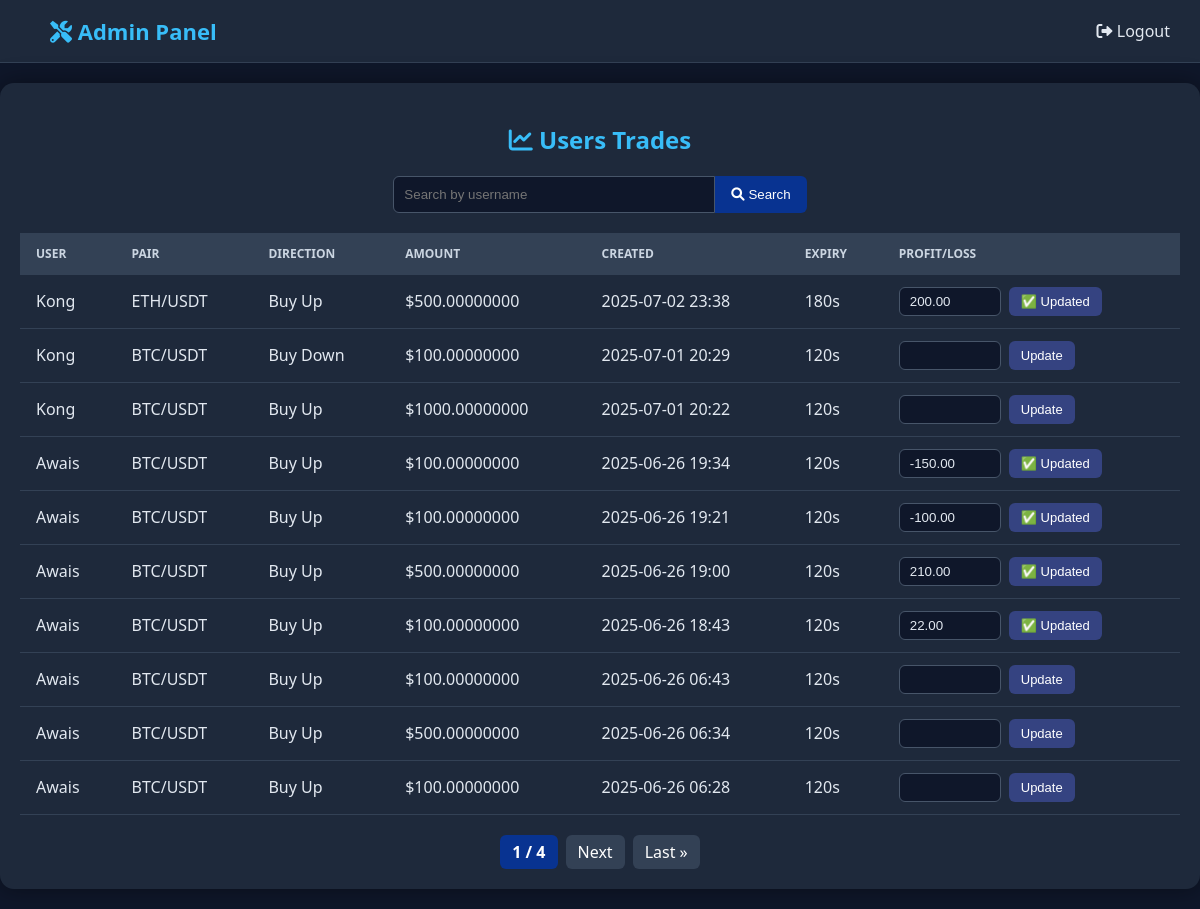
Page /ad/trades/ on the committed database.
### powerdigital_app/models.py (models this page shows, shortened)
class TradeOrder(models.Model):
    user = models.ForeignKey(User, on_delete=models.CASCADE)
    pair = models.CharField(max_length=20, default="BTC/USDT")
    direction = models.CharField(max_length=10, choices=[("Buy Up", "Buy Up"), ("Buy Down", "Buy Down")])
    amount = models.DecimalField(max_digits=20, decimal_places=8)
    created_at = models.DateTimeField(auto_now_add=True)
    expiry_time = models.IntegerField(default=120)  # in seconds
    yield_percent = models.IntegerField(default=30)
    profit = models.DecimalField(default=0, max_digits=12, decimal_places=2)
    manual_profit = models.DecimalField(max_digits=12, decimal_places=2, null=True, blank=True)

### powerdigital_app/views.py (the view)
# urls.py: path('ad/trades/', views.trade_review_admin, name='admin_trades'),
def trade_review_admin(request):
    query = request.GET.get('q', '')
    trades = TradeOrder.objects.select_related('user').order_by('-created_at')
    if query:
        trades = trades.filter(user__username__icontains=query)
    paginator = Paginator(trades, 10)  # 10 trades per page
    page_number = request.GET.get('page')
    page_obj = paginator.get_page(page_number)
    context = {
        'trades': page_obj,
        'query': query,
        'page_obj': page_obj
    }
    return render(request, 'admins/trade_review.html', context)

### powerdigital_app/templates/admins/trade_review.html (shortened to what this page needs)
{% extends 'admins/admin_base.html' %}
{% load static %}
{% block content %}
<!DOCTYPE html>
<html lang="en">
<head>
</head>
<body>
<div class="container">
  <h2><i class="fas fa-chart-line"></i> Users Trades</h2>
  <form method="get" class="search-bar">
    <input type="text" name="q" placeholder="Search by username" value="{{ query }}">
    <button type="submit"><i class="fas fa-search"></i> Search</button>
  </form>
  <div class="table-responsive">
    <table>
      <thead>
        <tr>
          <th>User</th>
          <th>Pair</th>
          <th>Direction</th>
          <th>Amount</th>
          <th>Created</th>
          <th>Expiry</th>
          <th>Profit/Loss</th>
        </tr>
      </thead>
      <tbody>
        {% for trade in trades %}
          <tr>
            <td>{{ trade.user.username }}</td>
            <td>{{ trade.pair }}</td>
            <td>{{ trade.direction }}</td>
            <td>${{ trade.amount }}</td>
            <td>{{ trade.created_at|date:"Y-m-d H:i" }}</td>
            <td>{{ trade.expiry_time }}s</td>
            <td>
              <form method="post" action="{% url 'update_trade_profit' trade.id %}" class="update-form">
                <input type="number" name="manual_profit" step="0.01" required value="{{ trade.manual_profit }}">
                <button type="submit">
                  {% if trade.manual_profit %}
                    ✅ Updated
                  {% else %}
                    Update
                  {% endif %}
                </button>
              </form>
            </td>
          </tr>
        {% empty %}
          <tr>
            <td colspan="7" class="text-center text-gray-400">No trades found.</td>
          </tr>
        {% endfor %}
      </tbody>
    </table>
  </div>
  <div class="pagination">
    <span class="active">{{ page_obj.number }} / {{ page_obj.paginator.num_pages }}</span>
    {% if page_obj.has_next %}
      <a href="?q={{ query }}&page={{ page_obj.next_page_number }}">Next</a>
      <a href="?q={{ query }}&page={{ page_obj.paginator.num_pages }}">Last &raquo;</a>
    {% endif %}
  </div>
</div>
</body>
</html>
{% endblock %}

### powerdigital_app/templates/admins/admin_base.html (shortened to what this page needs)
{% load static %}
<!DOCTYPE html>
<html lang="en">
<head>
  <link href="https://cdnjs.cloudflare.com/ajax/libs/font-awesome/6.0.0-beta3/css/all.min.css" rel="stylesheet">
</head>
<body>
    <div class="navbar">
    <a href="{% url 'admin_dashboard' %}" style="text-decoration: none;">
        <h1><i class="fas fa-tools"></i> Admin Panel</h1>
    </a>
    <div>
        <a href="{% url 'admin_logout' %}"><i class="fas fa-sign-out-alt"></i> Logout</a>
    </div>
    </div>
    {% block content %}
    {% endblock %}
</body>
</html>

### powerdigital_app/templates/admins/admin_base.html (style rules this page uses)
body { margin: 0; font-family: 'Segoe UI', Tahoma, Geneva, Verdana, sans-serif; background-color: #0f172a; color: #e2e8f0; }
.navbar { background-color: #1e293b; padding: 16px 30px; display: flex; align-items: center; justify-content: space-between; border-bottom: 1px solid #334155; box-sizing: border-box; }
.navbar h1 { margin: 0; font-size: 22px; color: #38bdf8; }
.navbar a { color: #e2e8f0; text-decoration: none; margin-left: 20px; font-size: 16px; transition: color 0.3s ease; }

### powerdigital_app/templates/admins/trade_review.html (style rules this page uses)
body { background-color: #0f172a; font-family: 'Segoe UI', Tahoma, Geneva, Verdana, sans-serif; color: #e2e8f0; margin: 0; }
.container { max-width: 1200px; margin: 20px auto; padding: 20px; background-color: #1e293b; border-radius: 14px; box-shadow: 0 0 25px rgba(0, 0, 0, 0.4); }
h2 { font-size: 24px; text-align: center; margin-bottom: 20px; color: #38bdf8; }
.search-bar { display: flex; justify-content: center; margin-bottom: 20px; flex-wrap: wrap; }
.search-bar input { flex: 1; min-width: 200px; max-width: 300px; padding: 10px; border: 1px solid #475569; border-radius: 6px 0 0 6px; background-color: #0f172a; color: #e2e8f0; }
.search-bar button { padding: 10px 16px; background-color: #083391; border: none; color: white; border-radius: 0 6px 6px 0; cursor: pointer; }
.table-responsive { overflow-x: auto; width: 100%; }
table { width: 100%; min-width: 600px; border-collapse: collapse; }
th, td { padding: 12px 16px; text-align: left; border-bottom: 1px solid #334155; }
th { background-color: #334155; color: #cbd5e1; font-size: 12px; text-transform: uppercase; }
.update-form { display: flex; gap: 8px; flex-wrap: wrap; }
.update-form input { width: 80px; padding: 6px 10px; background-color: #0f172a; border: 1px solid #475569; color: #e2e8f0; border-radius: 6px; }
.update-form button { background-color: #354381; border: none; color: white; padding: 6px 12px; font-size: 13px; border-radius: 6px; cursor: pointer; }
.pagination { text-align: center; margin-top: 20px; display: flex; justify-content: center; flex-wrap: wrap; gap: 8px; }
.pagination a, .pagination span { padding: 6px 12px; background-color: #334155; color: white; border-radius: 6px; text-decoration: none; }
.pagination .active { background-color: #083391; font-weight: bold; }

### rows in the picture
TradeOrder: user.username "Kong", pair "ETH/USDT", direction "Buy Up", amount "500.00000000", created_at "2025-07-02 23:38", expiry_time "180", manual_profit "200.00", shows "✅ Updated"
TradeOrder: user.username "Kong", pair "BTC/USDT", direction "Buy Down", amount "100.00000000", created_at "2025-07-01 20:29", expiry_time "120", shows "Update"
TradeOrder: user.username "Kong", pair "BTC/USDT", direction "Buy Up", amount "1000.00000000", created_at "2025-07-01 20:22", expiry_time "120", shows "Update"
TradeOrder: user.username "Awais", pair "BTC/USDT", direction "Buy Up", amount "100.00000000", created_at "2025-06-26 19:34", expiry_time "120", manual_profit "-150.00", shows "✅ Updated"
TradeOrder: user.username "Awais", pair "BTC/USDT", direction "Buy Up", amount "100.00000000", created_at "2025-06-26 19:21", expiry_time "120", manual_profit "-100.00", shows "✅ Updated"
TradeOrder: user.username "Awais", pair "BTC/USDT", direction "Buy Up", amount "500.00000000", created_at "2025-06-26 19:00", expiry_time "120", manual_profit "210.00", shows "✅ Updated"
TradeOrder: user.username "Awais", pair "BTC/USDT", direction "Buy Up", amount "100.00000000", created_at "2025-06-26 18:43", expiry_time "120", manual_profit "22.00", shows "✅ Updated"
TradeOrder: user.username "Awais", pair "BTC/USDT", direction "Buy Up", amount "100.00000000", created_at "2025-06-26 06:43", expiry_time "120", shows "Update"
TradeOrder: user.username "Awais", pair "BTC/USDT", direction "Buy Up", amount "500.00000000", created_at "2025-06-26 06:34", expiry_time "120", shows "Update"
TradeOrder: user.username "Awais", pair "BTC/USDT", direction "Buy Up", amount "100.00000000", created_at "2025-06-26 06:28", expiry_time "120", shows "Update"

### other values in the picture
{{ page_obj.number }} "1"
{{ page_obj.paginator.num_pages }} "4"
